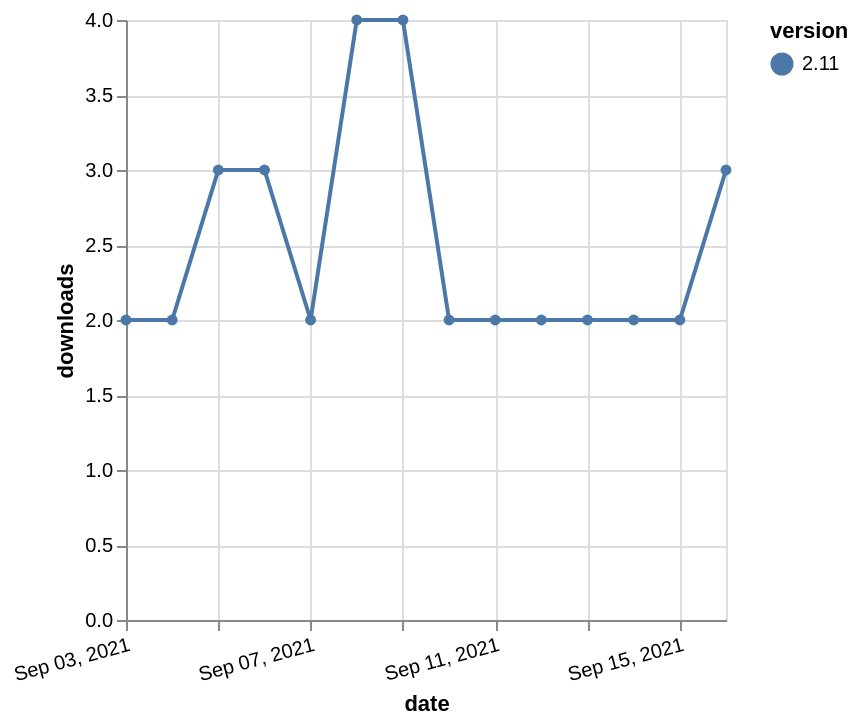

The Vega-Lite source for this figure:
### Vega-Lite specification from a JSON file in a GitHub repository (floating-point values rounded to 4 significant figures)
{"$schema": "https://vega.github.io/schema/vega-lite/v5.json", "description": "A simple bar chart with embedded data.", "data": {"values": [{"date": "2021-09-03", "total": 4064, "delta": 2, "version": "2.11"}, {"date": "2021-09-04", "total": 4066, "delta": 2, "version": "2.11"}, {"date": "2021-09-05", "total": 4069, "delta": 3, "version": "2.11"}, {"date": "2021-09-06", "total": 4072, "delta": 3, "version": "2.11"}, {"date": "2021-09-07", "total": 4074, "delta": 2, "version": "2.11"}, {"date": "2021-09-08", "total": 4078, "delta": 4, "version": "2.11"}, {"date": "2021-09-09", "total": 4082, "delta": 4, "version": "2.11"}, {"date": "2021-09-10", "total": 4084, "delta": 2, "version": "2.11"}, {"date": "2021-09-11", "total": 4086, "delta": 2, "version": "2.11"}, {"date": "2021-09-12", "total": 4088, "delta": 2, "version": "2.11"}, {"date": "2021-09-13", "total": 4090, "delta": 2, "version": "2.11"}, {"date": "2021-09-14", "total": 4092, "delta": 2, "version": "2.11"}, {"date": "2021-09-15", "total": 4094, "delta": 2, "version": "2.11"}, {"date": "2021-09-16", "total": 4097, "delta": 3, "version": "2.11"}]}, "width": "container", "mark": {"type": "line", "point": {"filled": true}}, "encoding": {"x": {"field": "date", "type": "temporal", "timeUnit": "yearmonthdate", "title": "date", "axis": {"labelAngle": -15}}, "y": {"field": "delta", "type": "quantitative", "title": "downloads"}, "color": {"field": "version", "type": "nominal"}, "tooltip": {"field": "delta"}}}
